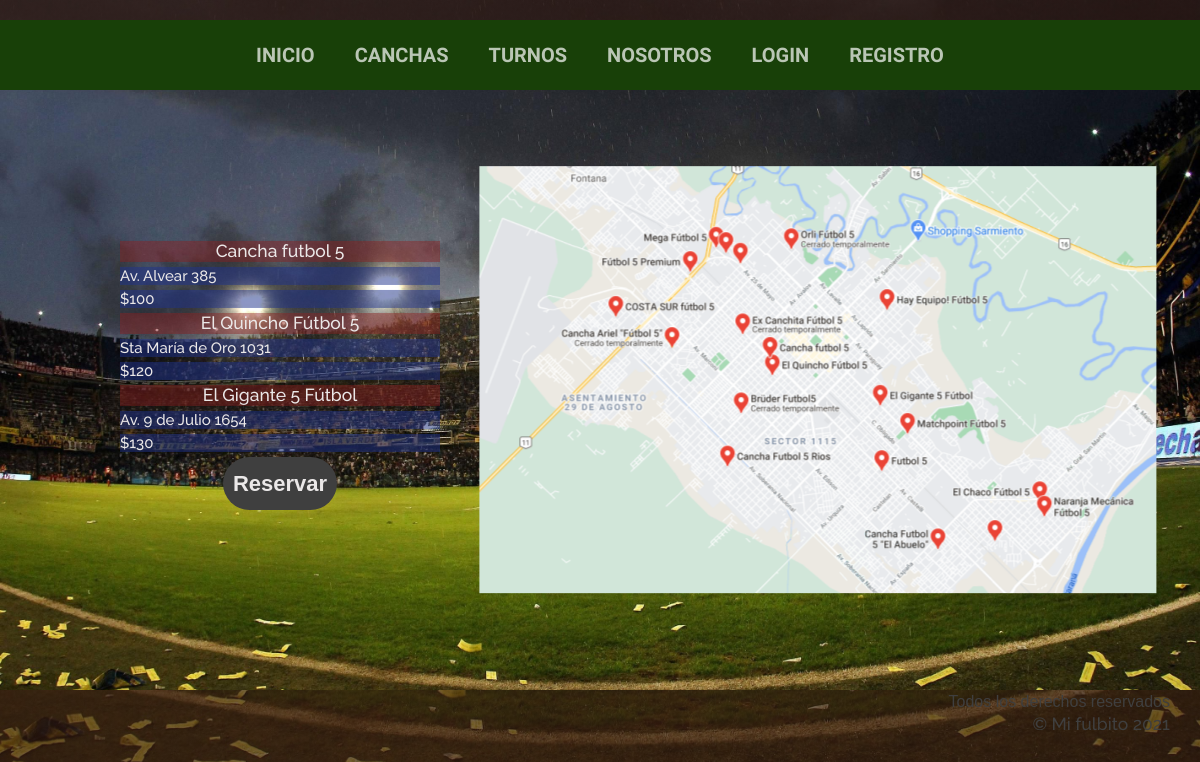
/canchas/, run on the app's committed database.
### gestionTurnos/models.py (models this page shows, shortened)
class Cancha(models.Model):
    nombre=models.CharField(max_length=30)
    direccion=models.CharField(max_length=50)
    precio= models.IntegerField()

### gestionTurnos/views.py (the view)
# urls.py: path('canchas/', views.canchas, name="Canchas"),
def canchas(request):
    canchas = Cancha.objects.all()
    lista_canchas = {
        "canchas": canchas
     }
    return render(request, "canchas.html", lista_canchas)

### gestionTurnos/templates/canchas.html
{% extends "base.html" %}
{% load static %}
{% block content %}
<body>
    <main class="principal">
        <div class="contenedor-lista">
            <table class="lista2">
                {% for p in canchas %}
                <tr>
                    <h3>{{ p.nombre }}</h3>
                    <h4>{{ p.direccion }}</h4>
                    <h4>${{ p.precio }}</h4>
                </tr>
                {% endfor %}
            </table>
            <div class="contenedor-mapa">
                <img src="../static/gestionTurnos/img/mapa.png" alt="Icono Menu">
            </div>
            <div class="centrado-boton">
                <a class="boton" href="{% url 'Turnos' %}">Reservar</a>
            </div>
        </div>
    </main>
</body>
{% endblock %}

### gestionTurnos/templates/base.html (shortened to what this page needs)
<!DOCTYPE html>
<html>
<head>
  <link href="{% static 'gestionTurnos/vendor/bootstrap/css/bootstrap.min.css' %}" rel="stylesheet">
  <link href="{% static 'gestionTurnos/css/gestion.css' %}" rel="stylesheet">
</head>
<body>
  <header>
  </header>
  <nav class="navbar navbar-expand-lg navbar-dark py-lg-4" id="mainNav">
    <div class="container">
      <div class="collapse navbar-collapse" id="navbarResponsive">
        <ul class="navbar-nav mx-auto">
          {% if user.is_authenticated %}
          <li class="nav-item {% if request.path == '/' %} active {% endif %} px-lg-4">
            <a class="nav-link text-uppercase text-expanded" href="{% url 'Home' %}">Inicio</a>
          </li>
          <li class="nav-item {% if request.path == '/turnos/' %} active {% endif %}px-lg-4">
            <a class="nav-link text-uppercase text-expanded" href="{% url 'Canchas' %}">Canchas</a>
          </li>
          <li class="nav-item {% if request.path == '/turnos/' %} active {% endif %}px-lg-4">
            <a class="nav-link text-uppercase text-expanded" href="{% url 'Turnos' %}">Turnos</a>
          </li>
          <li class="nav-item {% if request.path == '/nosotros/' %} active {% endif %} px-lg-4">
            <a class="nav-link text-uppercase text-expanded" href="{% url 'Nosotros' %}">Nosotros</a>
          </li>
          <li class="nav-item {% if request.path == '/registro/' %} active {% endif %} px-lg-4">
            <a class="nav-link text-uppercase text-expanded" href="{% url 'Usuario' %}">Usuario: {{ user.username }}</a>
          </li>
          <li class="nav-item {% if request.path == '/registro/' %} active {% endif %} px-lg-4">
            <a class="nav-link text-uppercase text-expanded" href="{% url 'logout' %}">Cerrar Sesion</a>
          </li>
          {% else %}
          <li class="nav-item {% if request.path == '/' %} active {% endif %} px-lg-4">
            <a class="nav-link text-uppercase text-expanded" href="{% url 'Home' %}">Inicio</a>
          </li>
          <li class="nav-item {% if request.path == '/turnos/' %} active {% endif %}px-lg-4">
            <a class="nav-link text-uppercase text-expanded" href="{% url 'Canchas' %}">Canchas</a>
          </li>
          <li class="nav-item {% if request.path == '/turnos/' %} active {% endif %}px-lg-4">
            <a class="nav-link text-uppercase text-expanded" href="{% url 'Turnos' %}">Turnos</a>
          </li>
          <li class="nav-item {% if request.path == '/nosotros/' %} active {% endif %} px-lg-4">
            <a class="nav-link text-uppercase text-expanded" href="{% url 'Nosotros' %}">Nosotros</a>
          <li class="nav-item {% if request.path == '/login/' %} active {% endif %} px-lg-4">
            <a class="nav-link text-uppercase text-expanded" href="{% url 'login' %}">login</a>
          </li>
          <li class="nav-item {% if request.path == '/registro/' %} active {% endif %} px-lg-4">
            <a class="nav-link text-uppercase text-expanded" href="{% url 'Registro' %}">Registro</a>
          </li>
          {% endif %}
        </ul>
      </div>
    </div>
  </nav>
  {% block content %}
  {% endblock %}
  <footer class="contenedor-fondo">
    Todos los derechos reservados
    <h3>&copy; Mi fulbito 2021</h3>
  </footer>
</body>
</html>

### gestionTurnos/static/gestionTurnos/css/gestion.css (style rules this page uses)
body { font-family: 'Lora'; color: 'white'; background: linear-gradient(rgba(47, 23, 15, 0.65), rgba(47, 23, 15, 0.65)), url(../img/fondo.jpg); background-attachment: fixed; background-position: center; background-size: cover; }
h1, h2, h3, h4, h5, h6 { font-family: 'Raleway'; }
#mainNav { background-color: rgba(24, 64, 8); font-family: "Amatic SC"; }
#mainNav .navbar-nav .nav-item .nav-link { color: rgba(255, 255, 255, 0.7); font-weight: 800; }
@media (min-width: 992px) { #mainNav .navbar-nav .nav-item .nav-link { font-size: 2rem; } }
html { font-size: 62.5%; box-sizing: border-box; }
*, *:before, *:after { box-sizing: inherit; }
body { font-size: 16px; background-color: #2D6809; font-family: Arial, Helvetica, sans-serif; }
header { height: 2rem; }
.principal { background-image: url(../img/fondo.jpg); height: 60rem; background-size: cover; background-repeat: no-repeat; background-position: center center; min-height: 60rem; }
.contenedor-fondo { max-width: 120rem; width: 95%; margin: 0 auto; text-align: right; color:#3F3F3F; }
.centrado-boton { display: flex; justify-content: center; }
.boton { text-decoration: none; color:#EBE8E8; font-size: 2.2rem; font-weight: bold; border-radius: 50px; background-color:#3F3F3F ; padding:1rem; }
.contenedor-lista { width: 320px; height: 320px; top:30%; left:50%; position: absolute; transform: translate(-150%, .30%); }
.contenedor-lista h3 { color: #EBE8E8; background-color: rgba(141, 31, 31, 0.438); text-align: center; }
.contenedor-lista h4 { color: #EBE8E8; background-color: #1f338d81; }
.contenedor-mapa { top:30%; left:70%; position: absolute; transform: translate( 20%, -40%); }

### data on the page
Cancha: nombre "Cancha futbol 5", direccion "Av. Alvear 385", precio "100"
Cancha: nombre "El Quincho Fútbol 5", direccion "Sta María de Oro 1031", precio "120"
Cancha: nombre "El Gigante 5 Fútbol", direccion "Av. 9 de Julio 1654", precio "130"
